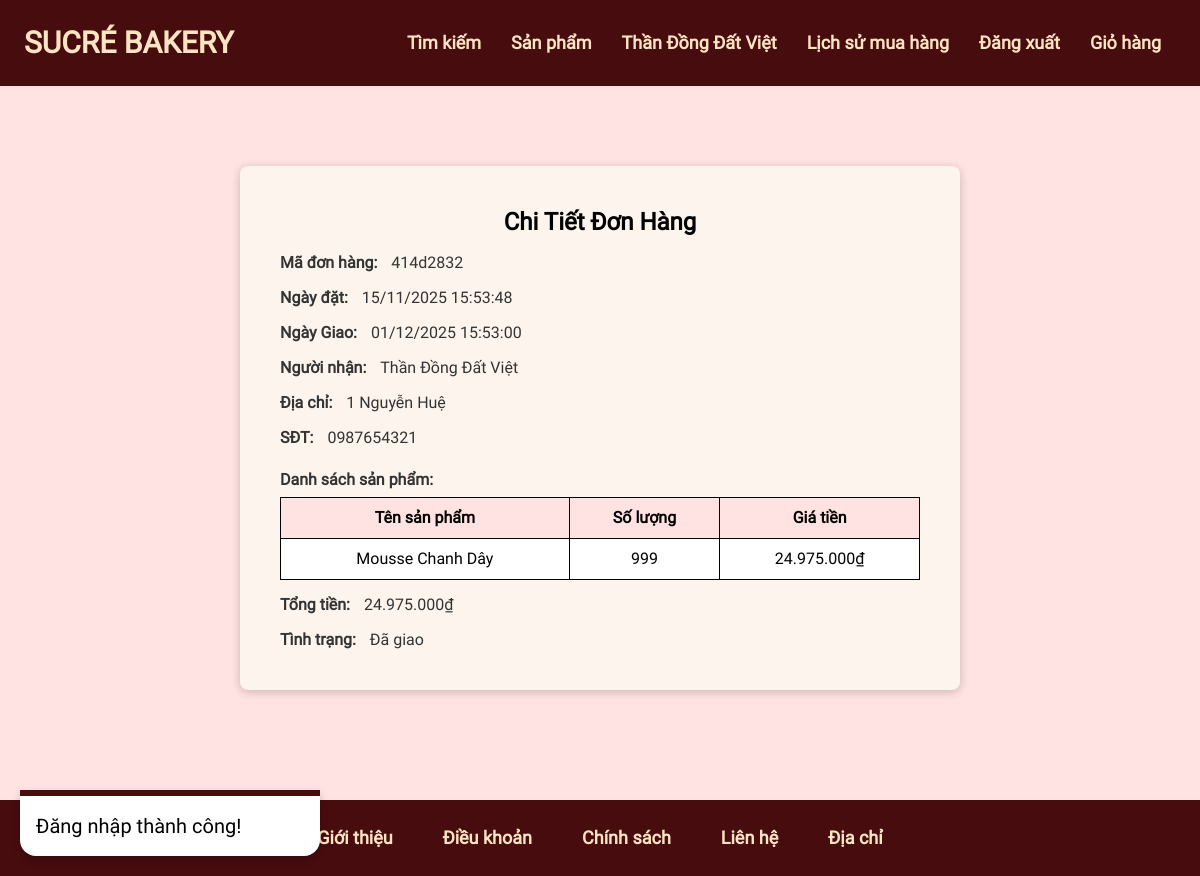
The app's page /?direct=particular&od_id=414d2832 (signed in) with its own data.
### tables this page shows
CREATE TABLE `user` (
  `us_id` int(11) NOT NULL,
  `us_name` varchar(50) NOT NULL,
  `us_password` varchar(50) NOT NULL,
  `us_number_phone` varchar(10) NOT NULL,
  `us_address` varchar(100) NOT NULL
);

CREATE TABLE `order` (
  `od_id` varchar(8) NOT NULL,
  `od_created_on` datetime NOT NULL,
  `od_delivery_time` datetime NOT NULL,
  `od_person_receive` varchar(50) NOT NULL,
  `od_address` varchar(100) NOT NULL,
  `od_number_phone` varchar(10) NOT NULL,
  `od_price` int(11) NOT NULL,
  `us_id` int(11) NOT NULL,
  `os_id` int(11) NOT NULL,
  `ad_id` int(11) DEFAULT NULL
);

CREATE TABLE `product_order` (
  `pod_id` int(11) NOT NULL,
  `od_id` varchar(8) NOT NULL,
  `pod_name` varchar(50) NOT NULL,
  `pod_quantity` int(11) NOT NULL,
  `pod_price` int(11) NOT NULL,
  `pod_created_on` datetime NOT NULL
);

CREATE TABLE `order_status` (
  `os_id` int(11) NOT NULL,
  `os_name` varchar(50) NOT NULL
);

### api/core.php (called while the page is built, shortened)
<?php
require __DIR__ . "/./trait/account.php";
require __DIR__ . "/./trait/order.php";
class Api
{
    function __construct()
    {
        $hostname = "localhost";
        $username = "root";
        $password = "";
        $database = "db_sucre_web";
        $this->connection = new mysqli($hostname, $username, $password, $database);
    }
}
$api = new Api();

### api/trait/account.php (called while the page is built, shortened)
<?php
trait Account
{
    function get_user_info()
    {
        $us_info = $_SESSION["us_info"] ?? null;
        $us_number_phone = $us_info["us_number_phone"];
        $sql = "SELECT *
                FROM `user`
                WHERE `us_number_phone` = '$us_number_phone';";
        $result = $this->connection->query($sql)->fetch_assoc();
        return $_SESSION["us_info"];
    }
}

### api/trait/order.php (called while the page is built, shortened)
<?php
trait Order
{
    function get_order_info($od_id)
    {
        $sql = "SELECT *
                FROM `order` as od
                INNER JOIN `order_status` as os
                ON od.`os_id` = os.`os_id`
                INNER JOIN `user` as us
                ON od.`us_id` = us.`us_id`
                WHERE od.`od_id` = '$od_id';";
        $result = $this->connection->query($sql);
        return $result->fetch_assoc();
    }
    function get_order_products_info($od_id)
    {
        $sql = "SELECT *
                FROM `product_order`
                WHERE `od_id` = '$od_id'
                ORDER BY `pod_created_on` ASC;";
        $result = $this->connection->query($sql);
        return $result->fetch_all(MYSQLI_ASSOC);
    }
}

### src/user/page/pay/particular.php (the view, shortened to what this page needs)
<?php
global $api;
$od_id = $_GET["od_id"];
$order = $api->get_order_info($od_id);
?>
<div class="layout-container">
    <div class="particular-container">
        <h2 class="particular-title">Chi Tiết Đơn Hàng</h2>
        <p><strong>Mã đơn hàng: </strong> <?= $order["od_id"] ?></p>
        <p><strong>Ngày đặt: </strong><?= convert_datetime($order["od_created_on"]) ?></p>
        <p><strong>Ngày Giao: </strong><?= convert_datetime($order["od_delivery_time"]) ?></p>
        <p><strong>Người nhận: </strong><?= $order["od_person_receive"] ?></p>
        <p><strong>Địa chỉ: </strong><?= $order["od_address"] ?></p>
        <p><strong>SĐT: </strong><?= $order["od_number_phone"] ?></p>
        <h3>Danh sách sản phẩm:</h3>
        <table class="products-table">
            <thead>
                <tr>
                    <th>Tên sản phẩm</th>
                    <th>Số lượng</th>
                    <th>Giá tiền</th>
                </tr>
            </thead>
            <tbody>
                <?php
                $order_total = 0;
                $order_products = $api->get_order_products_info($order["od_id"]);
                foreach ($order_products as $product):
                    $combinedPrice = $product["pod_price"] * $product["pod_quantity"];
                    $order_total += $combinedPrice; ?>
                    <tr>
                        <td><?= $product["pod_name"] ?></td>
                        <td><?= $product["pod_quantity"] ?></td>
                        <td><?= convert_currency($combinedPrice) ?></td>
                    </tr>
                <?php endforeach; ?>
            </tbody>
        </table>
        <p><strong>Tổng tiền: </strong><?= convert_currency($order_total) ?></p>
        <p><strong>Tình trạng: </strong><?= $order["os_name"] ?></p>
    </div>
</div>

### src/user/page/header.php (shortened to what this page needs)
<?php
global $api;
$us_info = $api->get_user_info();
$link_class = $us_info ? "header-name" : "header-option";
$href = $us_info ? "?direct=modify" : "?direct=login";
$link_text = $us_info ? $us_info["us_name"] : "Đăng nhập";
?>
<header>
    <a class="header-logo" href="?direct=home">SUCRÉ BAKERY</a>
    <div class="header-navigation">
        <a class="header-option" href="?direct=search">Tìm kiếm</a>
        <a class="header-option" href="?direct=product">Sản phẩm</a>
        <a class="<?= $link_class ?>" href="<?= $href ?>">
            <?= $link_text ?>
        </a>
        <?php
        if ($us_info) { ?>
            <a class="header-option" href="?direct=history">Lịch sử mua hàng</a>
            <a class="header-option" href="?direct=logout">Đăng xuất</a>
            <a class="header-cart" href="?direct=cart">
                <p>Giỏ hàng</p>
            </a>
        <?php } ?>
    </div>
</header>

### src/util/convert_datetime.php
<?php
function convert_datetime($datetime)
{
    $date = new DateTime($datetime);
    $formattedDate = $date->format("d/m/Y H:i:s");
    echo $formattedDate;
}

### src/util/convert_currency.php
<?php
function convert_currency($price)
{
    $array = str_split(strrev($price));
    $formatted = [];
    $counter = 0;
    foreach ($array as $char) {
        if ($counter == 3) {
            $formatted[] = '.';
            $counter = 0;
        }
        $formatted[] = $char;
        $counter++;
    }
    echo strrev(implode('', $formatted)) . "₫";
}

### index.css (style rules this page uses)
body { background-color: var(--pink-color); }

### src/user/css/header.css (style rules this page uses)
header { position: fixed; background-color: var(--brown-color); width: 100%; display: flex; justify-content: space-between; align-items: center; padding: 24px; box-sizing: border-box; }
.header-logo { font-family: "Roboto"; font-size: 30px; line-height: 36px; color: bisque; font-weight: bold; text-decoration: none; }
.header-navigation { display: flex; }
.header-option { font-family: "Roboto"; font-size: 18px; line-height: 28px; color: bisque; font-weight: bold; border-radius: 9999px; padding: 5px 15px; transition: 0.6s; text-decoration: none; }
.header-cart { display: flex; gap: 5px; font-family: "Roboto"; font-size: 18px; line-height: 28px; color: bisque; font-weight: bold; border-radius: 9999px; padding: 5px 15px; transition: 0.6s; text-decoration: none; }
.header-name { max-width: 250px; font-family: "Roboto"; font-size: 18px; line-height: 28px; color: bisque; font-weight: bold; border-radius: 9999px; padding: 5px 15px; transition: 0.6s; text-decoration: none; overflow: hidden; text-overflow: ellipsis; white-space: nowrap; }

### src/user/css/pay/particular.css (style rules this page uses)
.layout-container { box-sizing: border-box; margin-left: auto; margin-right: auto; min-height: 100vh; padding-bottom: 80px; padding-top: calc(80px + 86px); width: 60%; }
.particular-container { background-color: var(--cream-color); border-radius: 8px; box-shadow: 0 2px 10px var(--shadow-color); margin-bottom: 20px; padding: 40px; }
.particular-title { font-family: "Roboto"; font-size: 24px; font-weight: bold; line-height: 32px; text-align: center; }
.particular-container h3 { color: #333; font-family: "Roboto"; font-size: 16px; font-weight: bold; line-height: 24px; margin-bottom: 5px; padding-top: 20px; }
.particular-container p { color: #333; font-family: "Roboto"; font-size: 16px; line-height: 20px; margin: 0; padding-top: 15px; }
.particular-container p strong { font-weight: bolder; padding-right: 10px; }
.products-table { background-color: white; border-collapse: collapse; width: 100%; }
.products-table th { align-content: center; background-color: var(--pink-color); border: 1px solid black; font-family: "Roboto"; font-size: 16px; font-weight: bold; line-height: 24px; padding: 8px; text-align: center; }
.products-table td { align-content: center; border: 1px solid black; font-family: "Roboto"; font-size: 16px; line-height: 24px; padding: 8px; text-align: center; }

### records on screen
user: us_name "Thần Đồng Đất Việt"
order: od_id "414d2832", od_created_on "15/11/2025 15:53:48 01/12/2025 15:53:00", od_person_receive "Thần Đồng Đất Việt", od_address "1 Nguyễn Huệ", od_number_phone "0987654321", os.os_name "Đã giao"
product_order: pod_name "Mousse Chanh Dây", pod_quantity "999"

### other values on screen
$message "Đăng nhập thành công!"
strrev(implode('', $formatted)) "24.975.000"
